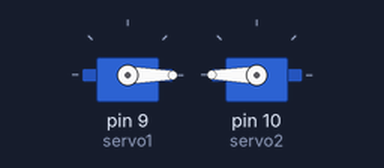
A sketch run on a simulated Arduino Uno, built with avr-gcc and run on an emulated ATmega328P. Parts: 2 × servo.

Above: at 0.05 s.
Timing chart, 0 to 4.6 s (numbered marks = the images above):
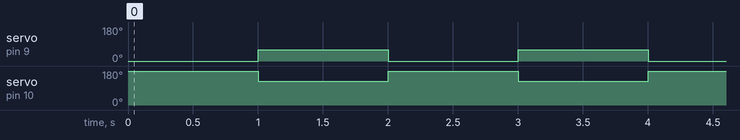

Measured:
- by itself, servo on pin 9 (servo1): alternates 60° for 1.0 s and 0° for 1.0 s
- by itself, servo on pin 10 (servo2): alternates 180° for 1.0 s and 125° for 1.0 s

The sketch:

motor_reset.ino
```cpp
#include <Servo.h>

Servo servo1;
Servo servo2;
void setup() {
  servo1.attach(9);  // Connect servo signal wire to digital pin 9
  servo2.attach(10);
}

void loop() {
  // Blue base servo (view from the bottom in the clock wise direction)
  // White base servo (view from the bottom in the clock wise direction)

  servo1.writeMicroseconds(500);  // Move to 0 degrees
  servo2.writeMicroseconds(2500); // Move to 270 degrees
  delay(1000);

  servo1.writeMicroseconds(1167);  // Move to 90 degrees
  servo2.writeMicroseconds(1833);  // Move to 180 degrees
  delay(1000);
}
```
